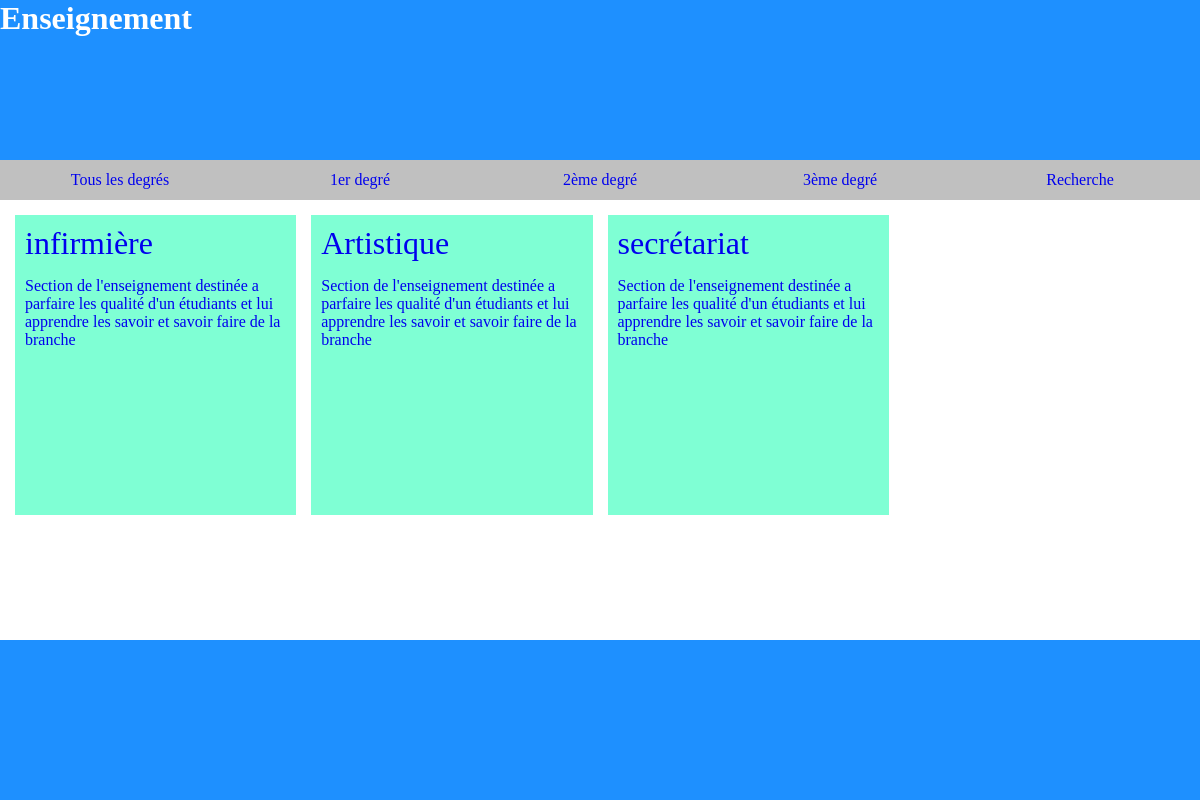
/index.php?degre=2, run on the app's committed database.
### tables this page shows
CREATE TABLE IF NOT EXISTS `options` (
  `id` int(11) NOT NULL AUTO_INCREMENT,
  `branche` varchar(100) NOT NULL,
  `description` text NOT NULL,
  `etablissement` varchar(150) NOT NULL,
  `degre` varchar(50) NOT NULL,
  `url` varchar(255) NOT NULL,
  PRIMARY KEY (`id`)
);

### index.php (the view, shortened to what this page needs)
<?php
    require "connexion.php";
?>
<!DOCTYPE html>
<html lang="en">
<head>
    <link rel="stylesheet" href="style.css">
</head>
<body>
    <header>
        <h1>Enseignement</h1>
    </header>
    <nav>
        <ul>
            <li><a href="index.php?degre=all">Tous les degrés</a></li>
            <li><a href="index.php?degre=1">1er degré</a></li>
            <li><a href="index.php?degre=2">2ème degré</a></li>
            <li><a href="index.php?degre=3">3ème degré</a></li>
            <li><a href="search.php">Recherche</a></li>
        </ul>
    </nav>
    <section>
        <?php
            if(isset($_GET['degre']))
            {
                if($_GET['degre']=="1")
                {
                    $req = $bdd->query("SELECT * FROM options WHERE degre=1");
                    while($don = $req->fetch())
                    {
                        echo '<a href="branche.php?id='.$don['id'].'" class="cards">';
                        echo '<div class="title">'.$don['branche'].'</div>';
                        echo '<div class="description">'.nl2br($don['description']).'</div>';
                        echo '</a>';
                    }
                }elseif($_GET['degre']=="2")
                {
                    $req = $bdd->query("SELECT * FROM options WHERE degre=2");
                    while($don = $req->fetch())
                    {
                        echo '<a href="branche.php?id='.$don['id'].'" class="cards">';
                        echo '<div class="title">'.$don['branche'].'</div>';
                        echo '<div class="description">'.nl2br($don['description']).'</div>';
                        echo '</a>';
                    }
                }
            }
        ?>
    </section>
    <footer></footer>
</body>
</html>

### style.css (style rules this page uses)
* { margin: 0; padding: 0; box-sizing: border-box; }
header, footer { background-color: dodgerblue; width: 100%; height: 20vh; color: white; }
nav { background-color: silver; height: 5vh; }
nav ul { display: flex; flex-wrap: wrap; list-style: none; height: 100%; }
nav ul li { flex: 1; text-align: center; line-height: 5vh; }
nav ul li a { text-decoration: none; }
section { min-height: 55vh; display: grid; grid-template-columns: repeat(4,1fr); gap: 30px 15px; padding: 15px; }
.cards { display: block; text-decoration: none; height: 300px; background-color: aquamarine; padding: 10px; }
.cards .title { font-size: 2em; margin-bottom: 15px; }

### data on the page
options: branche "infirmière", description "Section de l'enseignement destinée a parfaire les qualité d'un étudiants et lui apprendre les savoir et savoir faire de la branche"
options: branche "Artistique", description "Section de l'enseignement destinée a parfaire les qualité d'un étudiants et lui apprendre les savoir et savoir faire de la branche"
options: branche "secrétariat", description "Section de l'enseignement destinée a parfaire les qualité d'un étudiants et lui apprendre les savoir et savoir faire de la branche"
